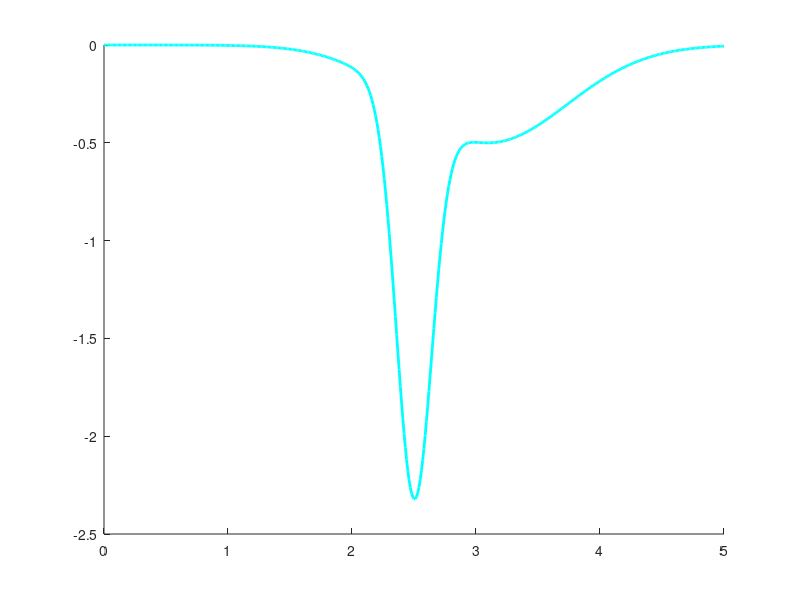

This chart was generated by the following MATLAB code: (Note: this script raises an error after producing the figure.)
%% Program: myFirstScript
%  version/date : version 01, 191020
%  author(s)    : Fabrizio Musacchio, DZNE Bonn, Germany
%% DESCRIPTION
% This is my very first and super-cool MATLAB script :-D
%% PRE-INITIALIZATION
clear;
%clc;
warning 'off'; echo off; close all;
%% MAIN ROUTINE 
fprintf(1,'creating a theoretical signal curve...\n')

rng(6)  % random number generation (used inside fit- function and butterworth filter)

% Parameters:
  dt=0.01;        % step-size
  t=0:dt:5;       % time-vector in [s]
  Fs =numel(t)/t(end); % Sampling frequency, i.e., how many sample did we take within 1 s? 
  T = 1/Fs;            % Sampling period       
  L = numel(t);        % Length of signal, here: 501
  f = Fs*(0:(L/2))/L;  % Calculate the frequency domain

  
% Let's generate a theoretical curve:
  a1 =-0.5;
  a2 =-2;
  b1=3.1;
  c1=0.9;
  b2=2.5;
  c2=0.2;
  yGauss = a1*exp(-( (t-b1)/(c1) ).^2) +  a2*exp(-( (t-b2)/(c2) ).^2);
  
% Plots: 
figure(9);clf
  hold on
  plot(t, yGauss,'-c', 'LineWidth', 2.0)
  
  le = legend('original function','Location', 'SE');
  set(le, 'box', 'off')
  box on
  
  xlabel('t [s]')
  ylabel('f(t)')
  title('ideal theortical curve ')
  
  print( '-dpng', '-r600', ['theoreticalCurve06.png']);
  
fprintf(1,'done.\n')
%% FITTING THE THEORETICAL CURVE
fprintf(1,'fitting the signal curve with a model function...\n')  

% Fit the generated curve:
  % define the fittype:
    ft = fittype( 'a1*exp(-( (t-b1)/(c1) ).^2) +  a2*exp(-( (t-b2)/(c2) ).^2);', 'independent', 't', 'dependent', 'y' );
  % set fitoptions:
    opts = fitoptions( 'Method', 'NonlinearLeastSquares' );
    opts.Display = 'Off';
    opts.StartPoint = [-0.5 -2 0.4 0.9 0.3 0.45]; % initial-guess values
                      %  a1 a2  b1  b2  c1  c2
  % Fit model to data:
    [yFit, gof] = fit( t', yGauss', ft, opts );
    
    
figure(9);clf
  hold on
  plot(t, yGauss,'-c', 'LineWidth', 2.0)
  plot(t, feval(yFit, t), '--k', 'LineWidth', 2.0)
  
  le = legend('original function','fit', 'Location', 'SE');
  set(le, 'box', 'off')
  box on
  
  xlabel('t [s]')
  ylabel('f(t)')
  title('ideal theortical curve ')
  
  print( '-dpng', '-r600', ['theoreticalCurve06.png']);
    
  
fprintf(1,'done.\n')
%% FITTING THE THEORETICAL CURVE WITH NOISY
fprintf(1,'fitting noisy signal with a model function...\n')  

% Add some noise:
  noise          = 0.15*randn(1, numel(yGauss));
  yGaussNoise    = yGauss+noise;

% Fit model to data:
  [yFit, gof] = fit( t', yGaussNoise', ft, opts );
    
    
figure(9);clf
  hold on
  plot(t, yGaussNoise,'-y', 'LineWidth', 1.0)
  plot(t, yGauss,'-c', 'LineWidth', 2.0)
  plot(t, feval(yFit, t), '--k', 'LineWidth', 2.0)
  
  le = legend('noisy signal','original function','fit', 'Location', 'SE');
  set(le, 'box', 'off')
  box on
  
  xlabel('t [s]')
  ylabel('f(t)')
  title('ideal theortical curve ')
  
  print( '-dpng', '-r600', ['theoreticalCurve06.png']);
    
  
fprintf(1,'done.\n')
%% FITTING THE THEORETICAL CURVE WITH NOISY + DENOISING
fprintf(1,'fitting noisy +denoised signal with a model function...\n')  

% Denoise:
  ButterworthCutoffFreq = 3;  
  ButterworthOrder      = 5;     
  fNorm = ButterworthCutoffFreq / (Fs/2);   
  [B,A] = butter(ButterworthOrder, fNorm, 'low'); % 'low'
  yGauss_Cleaned = filtfilt(B, A, yGaussNoise );


% Fit model to data:
  [yFit, gof] = fit( t', yGauss_Cleaned', ft, opts );
    
    
figure(9);clf
  hold on
  plot(t, yGaussNoise,'-y', 'LineWidth', 1.0)
  plot(t, yGauss_Cleaned,'-r', 'LineWidth', 1.0)
  plot(t, yGauss,'-c', 'LineWidth', 2.0)
  plot(t, feval(yFit, t), '--k', 'LineWidth', 2.0)
  
  le = legend('noisy signal', 'denoised signal','original function','fit', 'Location', 'SE');
  set(le, 'box', 'off')
  box on
  
  xlabel('t [s]')
  ylabel('f(t)')
  title('ideal theortical curve ')
  
  print( '-dpng', '-r600', ['theoreticalCurve06.png']);
    
  
fprintf(1,'done.\n')
%% Extract some data features:
fprintf(1,'extracting some features from the fitted model curve...\n')  

yFitEval = feval(yFit, t);

yPeakIdx = find(yFitEval==min(yFitEval)); % Find peak-index
yPeak = yFitEval(yPeakIdx);
tPeak = t(yPeakIdx);
fprintf(1, 'Peak amplitude is %2.2f at t=%2.2f s\n', yPeak, tPeak)

plot(tPeak, yPeak,'or')

fprintf(1,'done.\n')
%% END
fprintf(1,'done. END\n')